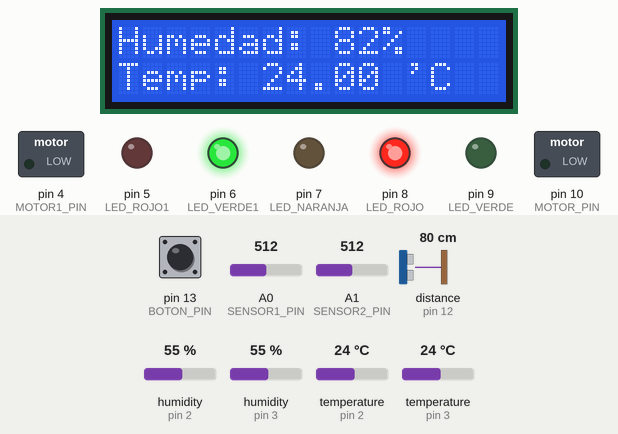
Recording of a sketch running on a simulated Arduino Uno, built with avr-gcc and run on an emulated ATmega328P. On the bench: 16×2 character LCD, switched loads named in the sketch (green lamp = pin HIGH), output pins drawn as LEDs (lit = HIGH). Wiring (inferred from the names in the program): ultrasonic range finder: trigger pin 11; echo pin 12. The inputs (shaded band) are chosen by the test bench; at power-on: A0 (SENSOR1_PIN) = 512, distance to the obstacle (sensor on pin 12) 80 cm, A1 (SENSOR2_PIN) = 512, pin 13 (BOTON_PIN) HIGH, humidity (sensors on pin 2, pin 3) 55 %, temperature (sensors on pin 2, pin 3) 24 °C. The echo pulse lasts 58.3 µs per cm; pins used as bus, display or sensor lines are not drawn.

Above: at 1.2 s.
1.3 s: A0 (SENSOR1_PIN) set to 898
At 3.4 s:
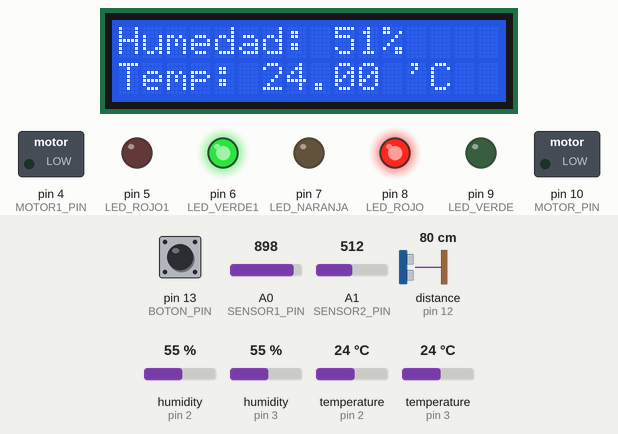
3.7 s: A0 (SENSOR1_PIN) set to 927
At 5.4 s:
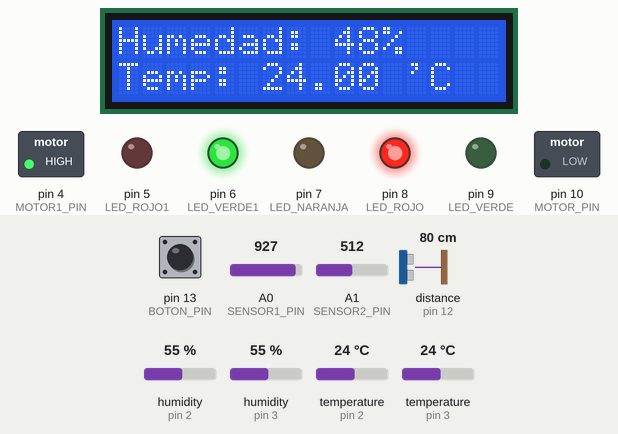
5.8 s: distance to the obstacle (sensor on pin 12) set to 2 cm
12.0 s: A1 (SENSOR2_PIN) set to 979
At 16.5 s:
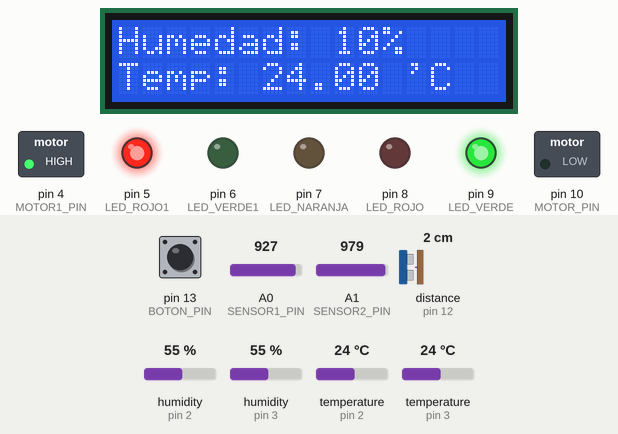
16.9 s: A1 (SENSOR2_PIN) set to 1001
18.4 s: A0 (SENSOR1_PIN) set to 306
At 27.6 s:
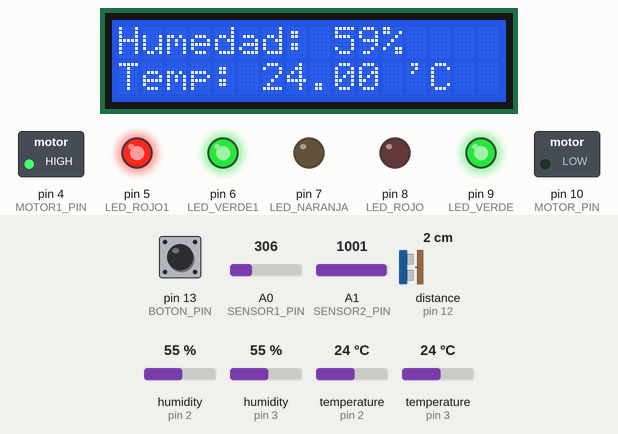
Timing chart, 0 to 28.0 s (numbered marks = the images above; inputs shaded):
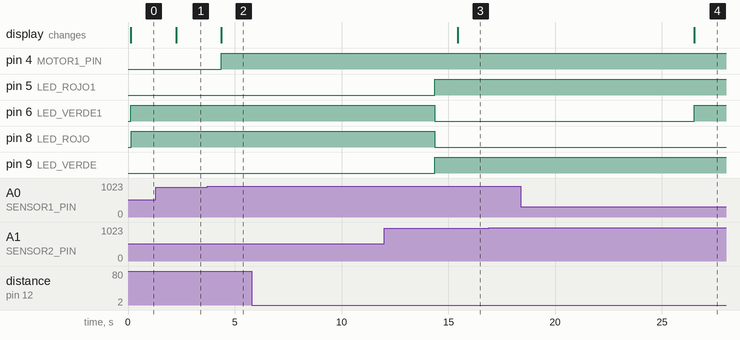

The sketch:

Sistema_Final.ino
```cpp
#include <Wire.h>
#include <LiquidCrystal_I2C.h>
#include <DHT.h>

const byte DHTTYPE = DHT11;
const byte SENSOR1_PIN = A0;
const byte SENSOR2_PIN = A1;
const byte DHTPIN1 = 2;
const byte DHTPIN2 = 3;
const byte MOTOR1_PIN = 4;
const byte LED_ROJO1 = 5;
const byte LED_VERDE1 = 6;
const byte TRIG_PIN = 11; // Pin del sensor para enviar el pulso ultrasónico
const byte ECHO_PIN = 12; // Pin del sensor para recibir el eco
const byte MOTOR_PIN = 10; // Pin del motor para encenderlo
const byte LED_VERDE = 9; // Pin del LED verde para indicar que hay espacio
const byte LED_ROJO = 8; // Pin del LED rojo para indicar que no hay espacio
const byte LED_NARANJA = 7; // Pin del LED naranja para indicar que hay poco espacio
#define BOTON_PIN 13

const float SOUND_SPEED = 0.034; // Velocidad del sonido en cm/us
const byte DISTANCIA_MIN = 12; // Distancia mínima para encender el motor
const byte DISTANCIA_MAX = 5; // Distancia máxima para apagar el LED verde
const byte HUMEDAD_MIN = 50;

float distancia; // Definir una variable para almacenar la distancia

boolean estado = true; // Crear una variable booleana para guardar el estado

DHT dht1(DHTPIN1, DHTTYPE);
DHT dht2(DHTPIN2, DHTTYPE);
LiquidCrystal_I2C lcd(0x27,16,2);

void setup() {

  Serial.begin(9600);

  pinMode(SENSOR1_PIN, INPUT);
  pinMode(SENSOR2_PIN, INPUT);

  pinMode(MOTOR1_PIN, OUTPUT);
  pinMode(LED_ROJO1, OUTPUT);
  pinMode(LED_VERDE1, OUTPUT);
  pinMode(TRIG_PIN, OUTPUT); // Configurar el pin del sensor como salida
  pinMode(ECHO_PIN, INPUT); // Configurar el pin del sensor como entrada
  pinMode(MOTOR_PIN, OUTPUT); // Configurar el pin del motor como salida
  pinMode(LED_VERDE, OUTPUT); // Configurar el pin del LED verde como salida
  pinMode(LED_ROJO, OUTPUT); // Configurar el pin del LED rojo como salida
  pinMode(LED_NARANJA, OUTPUT); // Configurar el pin del LED naranja como salida
  pinMode(BOTON_PIN, INPUT_PULLUP);   // Configurar el pin del pulsador como entrada con resistencia pull-up

  dht1.begin();
  dht2.begin();

  Wire.begin();
  lcd.begin(16, 2);
  lcd.clear();
  lcd.backlight();

}

int medirHumedad() {

  int valor1 = analogRead(SENSOR1_PIN);
  int valor2 = analogRead(SENSOR2_PIN);

  int humedadP = (valor1 + valor2) / 2;

  int humedad = map(humedadP, 400, 1013, 100, 0);

  return humedad;
}


float medirTemperatura() {

  float temp1 = dht1.readTemperature();
  float temp2 = dht2.readTemperature();

  float temperatura = (temp1 + temp2) / 2;

  return temperatura;
}

void mostrarDatos(int humedad, float temperatura) {

  lcd.setCursor(0, 0);

  lcd.print("Humedad: ");
  lcd.print(humedad);
  lcd.print("%");

  lcd.setCursor(0, 1);

  lcd.print("Temp: ");
  lcd.print(temperatura);
  lcd.print(" 'C");
}

void controlarMotor1(int humedad) {

  if (humedad < HUMEDAD_MIN) {

    digitalWrite(MOTOR1_PIN, HIGH);

    delay(10000);

    digitalWrite(MOTOR_PIN, LOW);

  }
}

void controlarLEDs1(int humedad) {

  if (humedad > HUMEDAD_MIN) {

    digitalWrite(LED_VERDE1, HIGH);
  }

  else if(humedad < HUMEDAD_MIN){

    digitalWrite(LED_ROJO1, HIGH);
    digitalWrite(LED_VERDE1, LOW);
  }
  else {

  }
}

float medirDistancia() {
  // Enviar un pulso de 10 us al pin TRIG
  digitalWrite(TRIG_PIN, HIGH);
  delayMicroseconds(10);
  digitalWrite(TRIG_PIN, LOW);

  // Medir el tiempo que tarda el eco en llegar al pin ECHO
  long duracion = pulseIn(ECHO_PIN, HIGH);

  // Calcular la distancia en cm usando la fórmula d = v * t / 2
  float distancia = duracion * SOUND_SPEED / 2;

  // Devolver la distancia
  return distancia;
}

// Función para controlar el motor según la distancia
void controlarMotor() {
  // Si la distancia es menor que la mínima, encender el motor
  if (distancia >= DISTANCIA_MIN) {
    digitalWrite(MOTOR_PIN, HIGH);
  }
  // Si no, apagar el motor
  else if(distancia < DISTANCIA_MAX){
    digitalWrite(MOTOR_PIN, LOW);
  }
  else {

  }
}

// Función para controlar los LEDs según la distancia
void controlarLEDs() {
  // Si la distancia es menor que la máxima, apagar el LED verde y encender el LED rojo
  if (distancia <= DISTANCIA_MAX) {
    digitalWrite(LED_VERDE, HIGH);
    digitalWrite(LED_ROJO, LOW);
    digitalWrite(LED_NARANJA, LOW);
  }
  // Si la distancia está entre la mínima y la máxima, apagar el LED rojo y encender el LED naranja
  else if (distancia >= DISTANCIA_MIN) {
    digitalWrite(LED_ROJO, HIGH);
    digitalWrite(LED_NARANJA, LOW);
    digitalWrite(LED_VERDE, LOW);
  }
  // Si la distancia es mayor que la mínima, apagar el LED naranja y encender el LED verde
  else if(DISTANCIA_MAX < distancia && distancia < DISTANCIA_MIN){
    digitalWrite(LED_NARANJA, HIGH);
    digitalWrite(LED_VERDE, LOW);
    digitalWrite(LED_ROJO, LOW);
  }
}


void system1(){
  int humedad = medirHumedad();

  float temperatura = medirTemperatura();

  mostrarDatos(humedad, temperatura);

  controlarMotor1(humedad);
  controlarLEDs1(humedad);

  distancia = medirDistancia(); // Medir la distancia con el sensor
  controlarLEDs(); // Controlar los LEDs según la distancia

  delay(1000);
}

void System2(){

  distancia = medirDistancia();
  controlarMotor(); // Controlar el motor según la distancia

  delay(500); // Esperar un segundo antes de repetir el ciclo
}

void loop() {

  system1();
  // Leer el valor del pin del pulsador
  boolean boton = digitalRead(BOTON_PIN);
  // Si el pulsador está presionado
  if (boton == LOW) {
    // Cambiar el valor de estado
    estado = !estado;
    // Esperar un tiempo para evitar rebotes
    delay(100);
    Serial.print(estado);
  }

  if (estado==1){
    void system2();
  }
  else{

  }
}
```

Measured:
- the behaviour switches between 913 and 914 on A0 (SENSOR1_PIN) (found by bisection; images 1 and 2)
- after the input at 1.3 s, the display: changes after 0.95 s (image 1)
- after the input at 3.7 s, pin 4 (MOTOR1_PIN): LOW → HIGH after 0.66 s; the display: changes after 0.66 s (image 2)
- after the input at 5.8 s, every drawn part: stays the same
- after the input at 12.0 s, the display: changes after 3.4 s (image 3)
- after the input at 16.9 s, every drawn part: stays the same
- after the input at 18.4 s, pin 6 (LED_VERDE1): LOW → HIGH after 8.1 s; the display: changes after 8.1 s (image 4)
